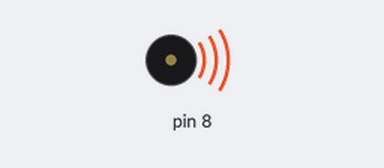
A sketch run on a simulated Arduino Uno, built with avr-gcc and run on an emulated ATmega328P. Shown: buzzer (waves = sounding).

Above: at 0.1 s.
At 6.1 s:
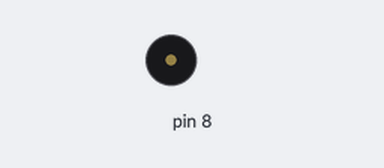
Timing chart, 0 to 7.6 s (numbered marks = the images above):
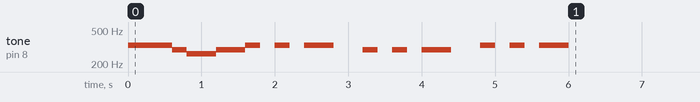

The sketch:

song_airplane.ino
```cpp
#include "pitches.h"
int melody[]={E4,D4,C4,D4,E4,0,E4,0,E4,0,D4,0,D4,0,D4,0,E4,0,E4,0,E4,0};
int beats[]={600,200,400,400,200,200,200,200,400,400,200,200,200,200,400,400,200,200,200,200,400,400};
void setup() {
  pinMode(8,OUTPUT);
  for(int i=0; i<(sizeof(melody)/sizeof(melody[0])); i++){
    tone(8,melody[i],beats[i]);
    delay(beats[i]);
  }
}

void loop() {

}
```

pitches.h
```cpp
#define NOTE_B0  31
#define NOTE_C1  33
#define NOTE_CS1 35
#define NOTE_D1  37
#define NOTE_DS1 39
#define NOTE_E1  41
#define NOTE_F1  44
#define NOTE_FS1 46
#define NOTE_G1  49
#define NOTE_GS1 52
#define NOTE_A1  55
#define NOTE_AS1 58
#define NOTE_B1  62
#define NOTE_C2  65
#define NOTE_CS2 69
#define NOTE_D2  73
#define NOTE_DS2 78
#define NOTE_E2  82
#define NOTE_F2  87
#define NOTE_FS2 93
#define NOTE_G2  98
#define NOTE_GS2 104
#define NOTE_A2  110
#define NOTE_AS2 117
#define NOTE_B2  123
#define NOTE_C3  131
#define NOTE_CS3 139
#define NOTE_D3  147
#define NOTE_DS3 156
#define NOTE_E3  165
#define NOTE_F3  175
#define NOTE_FS3 185
#define NOTE_G3  196
#define NOTE_GS3 208
#define A3  220
#define AS3 233
#define B3  247
#define C4  262
#define CS4 277
#define D4  294
#define DS4 311
#define E4  330
#define F4  349
#define FS4 370
#define G4  392
#define GS4 415
#define A4  440
#define AS4 466
#define B4  494
#define C5  523
#define CS5 554
#define D5  587
#define DS5 622
#define E5  659
#define NOTE_F5  698
#define NOTE_FS5 740
#define NOTE_G5  784
#define NOTE_GS5 831
#define NOTE_A5  880
#define NOTE_AS5 932
#define NOTE_B5  988
#define NOTE_C6  1047
#define NOTE_CS6 1109
#define NOTE_D6  1175
#define NOTE_DS6 1245
#define NOTE_E6  1319
#define NOTE_F6  1397
#define NOTE_FS6 1480
#define NOTE_G6  1568
#define NOTE_GS6 1661
#define NOTE_A6  1760
#define NOTE_AS6 1865
#define NOTE_B6  1976
#define NOTE_C7  2093
#define NOTE_CS7 2217
#define NOTE_D7  2349
#define NOTE_DS7 2489
#define NOTE_E7  2637
#define NOTE_F7  2794
#define NOTE_FS7 2960
#define NOTE_G7  3136
#define NOTE_GS7 3322
#define NOTE_A7  3520
#define NOTE_AS7 3729
#define NOTE_B7  3951
#define NOTE_C8  4186
#define NOTE_CS8 4435
#define NOTE_D8  4699
#define NOTE_DS8 4978
```
